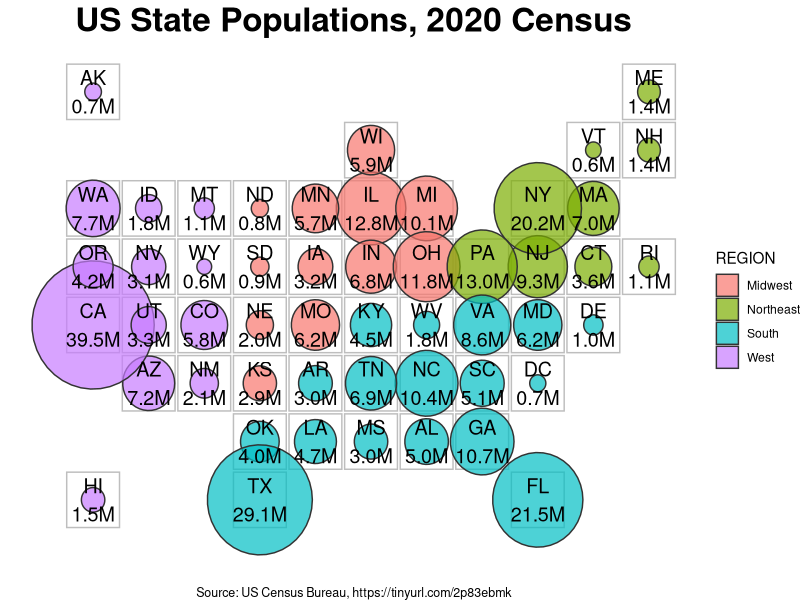
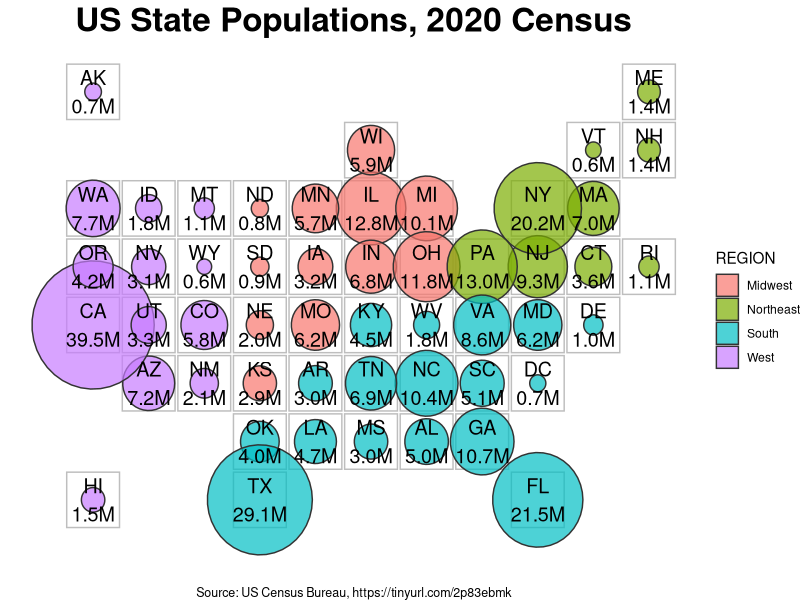

Reproduce these figures in R, in order.
#.....................................................
# Carl Schmertmann
# 11 Jan 2022
# 
# tile map of US states + circles with areas 
# proportional to 2020 Census populations
# 
# pop data is from 
# https://data.census.gov/cedsci/table?hidePreview=true&tid=PEPPOP2021.NST_EST2021_POP
#
# I created the tile "grid" in US-state-tile-info.csv 
# manually, by copying someone else's arrangment and then 
# indexing locations with integers: (0,0) for SW 
# corner [Hawaii], (10,7) for NE corner [Maine], etc.
# 
# The calculations use the integer locations of the 
# states as the bottom left corner of each state's 
# rectangle
#.....................................................

library(tidyverse) 

# read tile locations and populations ----
US_tiles = read_csv('US-state-tile-info.csv')
US_pop = read_csv('US-population-data.csv')

US = full_join(US_tiles, US_pop)

# generate XY data ----
# population circles centered on middle of each
# state's rectangle

make_circle = function(xx,yy,rr, n=40) {
  theta = seq(0, 2*pi, length.out=n)
  tibble(x = xx + rr * cos(theta),
         y = yy + rr * sin(theta))
}

# calculate a radius scaling factor K so that
# the area of each state's circle will be proportional 
# to its 2020 Census Population, and so that the 
# biggest radius equals an arbitrarily chosen "max_radius"
#
# pi * R^2 will equal population * K^2
# so K = max_radius * sqrt(pi/max_pop)

max_radius   = 1.1
max_pop      = max( US$census_Apr2020)
K            = sqrt( pi/max_pop) * max_radius 

circles = tibble()

for (i in 1:nrow(US)) {
  tmp = make_circle( US$grid_x[i] + 0.5,
                     US$grid_y[i] + 0.5,
                     rr = K * sqrt( US$census_Apr2020[i] / pi)) %>% 
        mutate(abb      = US$abb[i],
               name     = US$name[i],
               division = US$division[i],
               region   = US$region[i])
  
  circles = bind_rows(circles, tmp)
}

# create labels with population summaries ----

US$state_labels = (US$census_Apr2020 /1e6) %>% 
  sprintf("%.1f",.) %>% 
  paste0(US$abb,"\n",.,'M')

# construct tile map and add population circles ----

h = .025  # vert and horiz spacing between tiles will be 2h

TILEMAP = 
  ggplot(data=US) +
  aes(x=grid_x, y=grid_y, fill=region, label=state_labels) +
  geom_rect(aes(xmin=grid_x+h, xmax=grid_x + 1-h,
                ymin=grid_y+h, ymax=grid_y+1-h), color='grey', fill=NA) +
  geom_polygon(data=circles, aes(x=x,y=y, group=abb, fill=region),
               alpha=.70, inherit.aes = FALSE, color='grey20') +
  geom_text(nudge_x = .50, nudge_y = .50, size=5) +
  theme_void() +
  theme(plot.title   = element_text(hjust = 0.5, size=24, face='bold'),
        plot.caption = element_text(size=9, hjust=0.5)) +
  labs(title='US State Populations, 2020 Census',
       fill='REGION',
       caption='Source: US Census Bureau, https://tinyurl.com/2p83ebmk')

TILEMAP

# save the plot ----
ggsave(filename='US-tiles.png', width=11, height=8, dpi=300)
